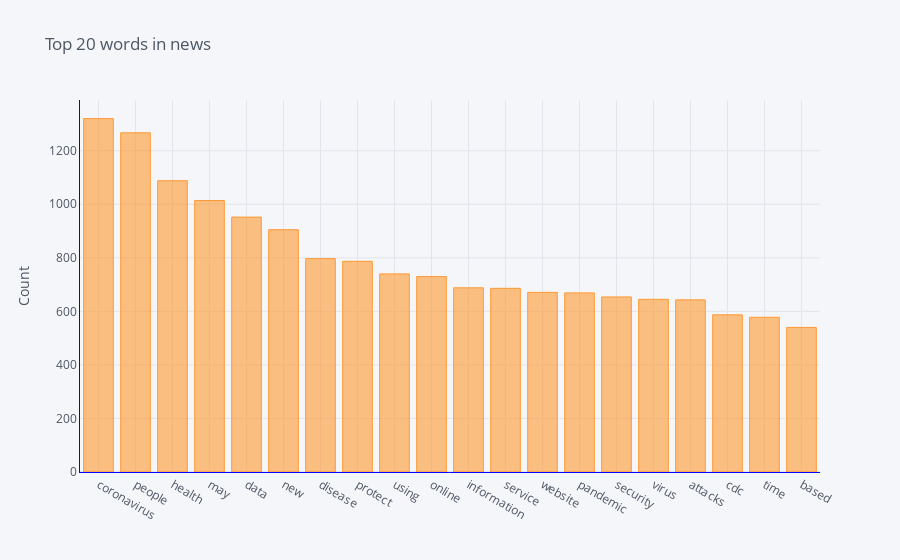

Here is the notebook cell this chart was saved with:
### Code cell
#Function to get top n words
def get_top_n_words(corpus, n=None):
    vec = CountVectorizer().fit(corpus)
    bag_of_words = vec.transform(corpus)
    sum_words = bag_of_words.sum(axis=0) 
    words_freq = [(word, sum_words[0, idx]) for word, idx in vec.vocabulary_.items()]
    words_freq =sorted(words_freq, key = lambda x: x[1], reverse=True)
    return words_freq[:n]

#Calling function and return only top 20 words
common_words = get_top_n_words(clean_news['content'], 20)

#Printing the word and frequency
for word, freq in common_words:
    print(word, freq)
    
#Creating the dataframe of word and frequency
df1 = pd.DataFrame(common_words, columns = ['content' , 'count'])

#Group by words and plot the sum
df1.groupby('content').sum()['count'].sort_values(ascending=False).iplot(
    kind='bar', yTitle='Count', linecolor='blue', title='Top 20 words in news')
plt.show()

### Figure 1 — Plotly figure (JSON) as saved in the notebook; plotly's stock layout.template omitted (floating-point values rounded to 4 significant figures)
{"data": [{"marker": {"color": "rgba(255, 153, 51, 0.6)", "line": {"color": "rgba(255, 153, 51, 1.0)", "width": 1}}, "name": "count", "orientation": "v", "text": "", "x": ["coronavirus", "people", "health", "may", "data", "new", "disease", "protect", "using", "online", "information", "service", "website", "pandemic", "security", "virus", "attacks", "cdc", "time", "based"], "y": [1320, 1267, 1088, 1014, 952, 905, 797, 787, 740, 730, 688, 686, 671, 669, 654, 645, 643, 587, 578, 540], "type": "bar"}], "layout": {"legend": {"bgcolor": "#F5F6F9", "font": {"color": "#4D5663"}}, "paper_bgcolor": "#F5F6F9", "plot_bgcolor": "#F5F6F9", "title": {"font": {"color": "#4D5663"}, "text": "Top 20 words in news"}, "xaxis": {"gridcolor": "#E1E5ED", "linecolor": "blue", "showgrid": true, "tickfont": {"color": "#4D5663"}, "title": {"font": {"color": "#4D5663"}, "text": ""}, "zerolinecolor": "#E1E5ED"}, "yaxis": {"gridcolor": "#E1E5ED", "linecolor": "blue", "showgrid": true, "tickfont": {"color": "#4D5663"}, "title": {"font": {"color": "#4D5663"}, "text": "Count"}, "zerolinecolor": "#E1E5ED"}}}
